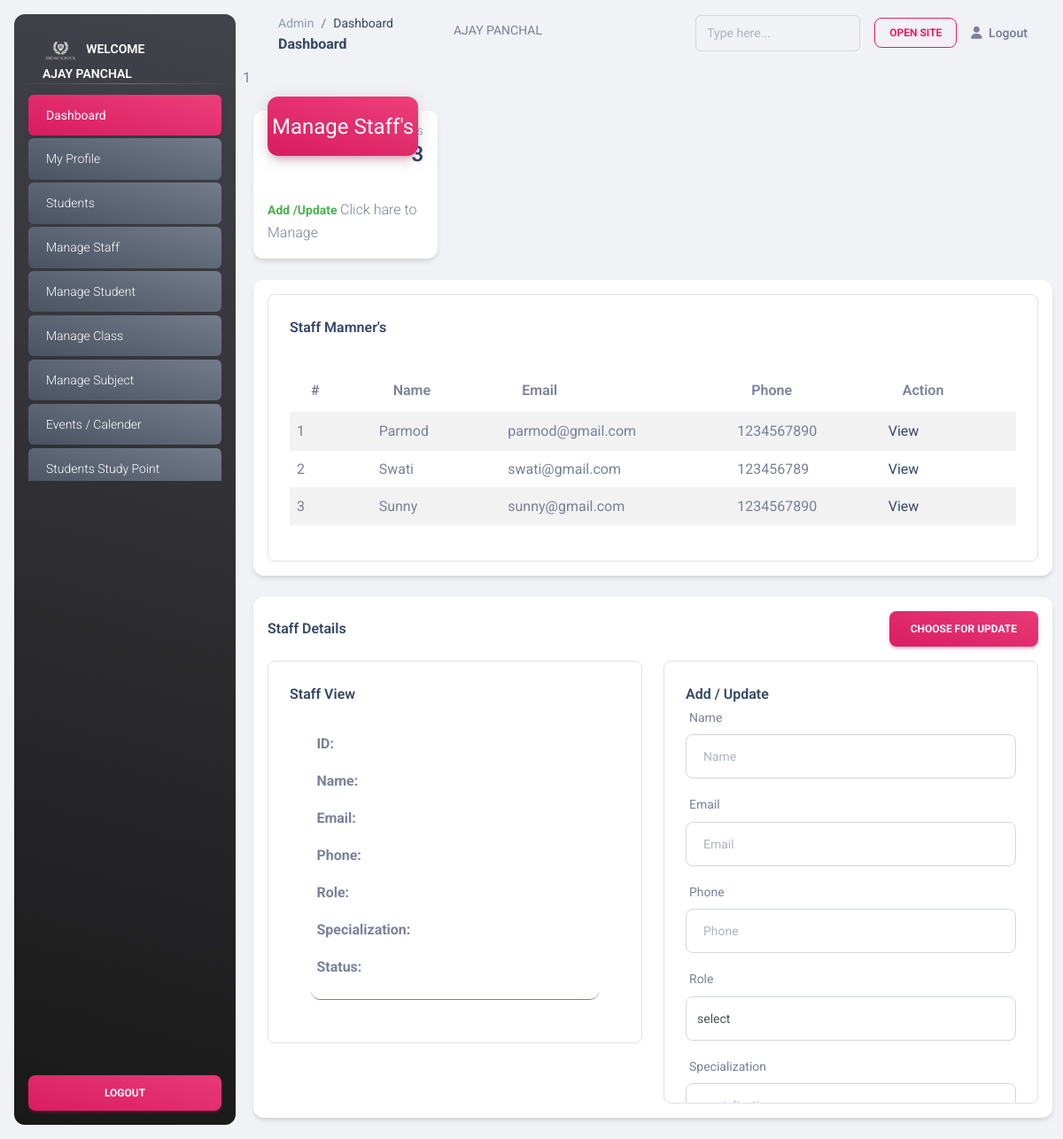
Page /admin/managestaff.php (signed in) on the committed database.
### tables this page shows
CREATE TABLE `staff` (
  `staff_id` int(11) NOT NULL,
  `staff_name` varchar(80) DEFAULT NULL,
  `staff_email` varchar(100) DEFAULT NULL,
  `staff_phone` int(13) DEFAULT NULL,
  `staff_psw` varchar(255) DEFAULT NULL,
  `staff_role` varchar(200) DEFAULT NULL,
  `specialization` varchar(200) DEFAULT NULL,
  `subject` varchar(200) DEFAULT NULL,
  `status` varchar(20) NOT NULL DEFAULT 'in-active',
  `insert_by` int(11) DEFAULT NULL,
  `update_by` int(11) DEFAULT NULL,
  `insert_at` int(11) DEFAULT NULL,
  `update_at` int(11) DEFAULT NULL
);

### admin/managestaff.php (the view, shortened to what this page needs)
<?php
include "header.php";
$staff_name = $staff_id = $staff_email = $staff_phone = $status = $staff_role = $specialization = "";
?>
<main class="main-content position-relative max-height-vh-100 h-100 border-radius-lg ">
  <?= include("navBar.php") ?>
  <div class="container-fluid py-4">
    <div class="row">
      <div class="col-xl-3 col-sm-6 mb-xl-0 mb-4">
        <div class="card">
          <div class="card-header p-3 pt-2">
            <div
              class="icon icon-lg icon-shape bg-gradient-primary shadow-primary text-center border-radius-xl mt-n4 position-absolute">
              <i class="material-icons opacity-10">Manage Staff's</i>
            </div>
            <div class="text-end pt-1">
              <?php
              $sql = "SELECT staff_id FROM staff ";
              $sql = mysqli_query($conn, $sql);
              $total_std_row = mysqli_num_rows($sql);
              ?>
              <p class="text-sm mb-0 text-capitalize">Total staffs</p>
              <h4 class="mb-0"><?= $total_std_row ?></h4>
            </div>
          </div>
          <hr class="primary horizontal my-0">
          <div class="card-footer p-3">
            <p class="mb-0"><span class="text-success text-sm font-weight-bolder">Add /Update </span>Click hare to
              Manage</p>
          </div>
        </div>
      </div>
    </div>
    <div class="col-md-12 mb-lg-0 mb-4">
      <div class="card mt-4">
        <div class="card-body p-3">
          <div class="row">
            <div class="col-md-12 mb-md-0 mb-4">
              <div class="card card-body border card-plain border-radius-lg  ">
                <h6 class="mb-0">Staff Mamner's <span style="color:green"> </span></h6>
                <hr>
                <div>
                  <table class="table table-striped d-tbl" style="width:100%">
                    <thead>
                      <tr>
                        <th> #</th>
                        <th> Name</th>
                        <th> Email</th>
                        <th> Phone</th>
                        <th> Action</th>
                      </tr>
                    </thead>
                    <tbody>
                      <?php
                                $sql = "SELECT * FROM staff ";
                                $sql = mysqli_query($conn, $sql);
                                $i = 1;
                                while ($row = mysqli_fetch_assoc($sql)) {
                                ?>
                      <tr>
                        <td><?= $i ?></td>
                        <td><?= $row['staff_name'] ?></td>
                        <td><?= $row['staff_email'] ?></td>
                        <td><?= $row['staff_phone'] ?></td>
                        <td><a href="managestaff.php?stfid=<?= $row['staff_id'] ?>">View</a></td>
                      </tr>
                      <?php
                                  $i++;
                                }
                                  ?>
                    </tbody>
                  </table>
                </div>
              </div>
            </div>
          </div>
        </div>
      </div>
    </div>
    <div class="col-md-12 mb-lg-0 mb-4">
      <div class="card mt-4">
        <div class="card-header pb-0 p-3">
          <div class="row">
            <div class="col-6 d-flex align-items-center">
              <h6 class="mb-0">Staff Details</h6>
            </div>
            <div class="col-6 text-end">
              <?php
                 if (isset($stfid)) {
                 ?>
              <a class="btn bg-gradient-primary mb-0" href="managestaff.php"><i
                  class="material-icons text-sm"></i>New</a>
              <?php
                 } else {
                    ?>
              <a class="btn bg-gradient-primary mb-0" href="staffs.php"><i class="material-icons text-sm"></i>Choose For
                Update</a>
              <?php
                 }
                  ?>
            </div>
          </div>
        </div>
        <div class="card-body p-3">
          <div class="row">
            <div class="col-md-6 mb-md-0 mb-4">
              <div class="card card-body border card-plain border-radius-lg  ">
                <h6 class="mb-0">Staff View</h6>
                <div class="card card-body   card-plain border-radius-lg  "
                  style="overflow-y: scroll;min-height: 300px; max-height: 500px;">
                  <div class="col-md-12 mb-md-0 mb-4 event-item">
                    <p><b>ID: </b><b style="float:right"><?= $staff_id ?></b></p>
                    <p><b>Name: </b><b style="float:right"><?= $staff_name ?></b></p>
                    <p><b>Email: </b><b style="float:right"><?= $staff_email ?></b></p>
                    <p><b>Phone: </b><b style="float:right"><?= $staff_phone ?></b></p>
                    <p><b>Role: </b><b style="float:right"><?= $staff_role ?></b></p>
                    <p><b>Specialization: </b><b style="float:right"><?= $specialization ?></b></p>
                    <p><b>Status: </b><b style="float:right"><?= $status ?></b></p>
                  </div>
                </div>
              </div>
            </div>
            <div class="col-md-6 mb-md-0 mb-4">
              <div class="card card-body border card-plain border-radius-lg  "
                style="overflow-y: scroll;min-height: 300px; max-height: 500px;">
                <h6 class="mb-0">Add / Update </h6>
                <form method="post">
                  <div class="mb-3">
                    <label class="form-label">Name</label>
                    <input type="text" name="staff_name" class="form-control form-control-lg" value="<?= $staff_name ?>"
                      placeholder="  Name">
                  </div>
                  <div class="mb-3">
                    <label class="form-label">Email</label>
                    <input type="email" name="staff_email" class="form-control form-control-lg"
                      value="<?= $staff_email ?>" placeholder="  Email">
                  </div>
                  <div class="mb-3">
                    <label class="form-label">Phone</label>
                    <input type="number" name="staff_phone" class="form-control form-control-lg"
                      value="<?= $staff_phone ?>" placeholder="  Phone">
                  </div>
                  <div class="mb-3">
                    <label class="form-label">Role</label>
                    <select name="staff_role" class="form-control form-control-lg">
                      <option value="" <?php if ($staff_role == "")
                              echo "selected"; ?>>select</option>
                    </select>
                  </div>
                  <div class="mb-3">
                    <label class="form-label">Specialization</label>
                    <input type="text" name="specialization" class="form-control form-control-lg"
                      value="<?= $specialization ?>" placeholder="specialization">
                  </div>
                </form>
              </div>
            </div>
          </div>
        </div>
      </div>
    </div>
  </div>
</main>
<?php include "footer.php" ?>

### assets/css/nucleo-svg.css (style rules this page uses)
.icon { display: inline-block; color: #111111; height: 1em; width: 1em; }
.icon-lg { height: 1.6em; width: 1.6em; }
.icon { fill: currentColor; stroke: none; }

### rows in the picture
staff: staff_name "Parmod", staff_email "parmod@gmail.com", staff_phone "1234567890"
staff: staff_name "Swati", staff_email "swati@gmail.com", staff_phone "123456789"
staff: staff_name "Sunny", staff_email "sunny@gmail.com", staff_phone "1234567890"

### other values in the picture
$_SESSION['admin_name'] "AJAY PANCHAL"
include("navBar.php") "1"
$total_std_row "3"
